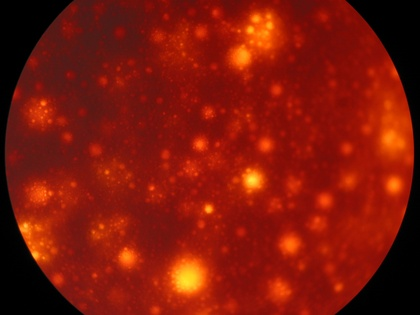
%> input picture sample/bags 008.jpg, 420 x 315 px, shrunk from 2272 x 1704 before the run, given in place of bags 026.jpg, which was not available
$ octave image_circle_detection_v1.2.m   (GNU Octave 9; MATLAB toolbox functions it lacks are replaced by stand-ins)
%> lines starting %> are read from the running program, lines starting %| are printed output that depends on the picture; in (x1, y1, x2, y2) boxes, pixels count from 0 and x2, y2 are one past the last pixel; in counts of white or black regions, pixels touching at a corner belong together; the program's own positions count from 1; pictures that were not available may be replaced by others from this repository, and a replacement may not be noted
### similar_center.m
%
% Author: Irodotos Karatsoris
%
% Function that eliminates multiple cirlces with common centers and keeps the ones with the largest
% radii
function [centers,radii,metric] = similar_center( centers1,radii1,metric1,centers2,radii2,metric2 )

nrows=size(centers1,1);
nrows2=size(centers2,1);

if (nrows>0 && nrows2>0)
    for i=1:nrows
        x0=centers1(i,1);
        y0=centers1(i,2);
        r=radii1(i);
        j=nrows2;
        while 1

            if j==0 || j>nrows2
                break
            end

            x=centers2(j,1);
            y=centers2(j,2);

            if ((x-x0)^2 + (y-y0)^2 < r^2)
                centers2(j,:)=[];
                radii2(j,:)=[];
                metric2(j,:)=[];
                nrows2=nrows2-1;
            end
            j=j-1;
        end
    end

    centers=cat(1,centers1,centers2);
    radii=cat(1,radii1,radii2);
    metric=cat(1,metric1,metric2);

elseif size(radii1,1)==0
    centers=centers2;
    radii=radii2;
    metric=metric2;
elseif size(radii2,1)==0
    centers=centers1;
    radii=radii1;
    metric=metric1;
elseif radii1(1,1)<radii2(1,1)
    centers=cat(1,centers1,centers2);
    radii=cat(1,radii1,radii2);
    metric=cat(1,metric1,metric2);
else
    centers=cat(1,centers2,centers1);
    radii=cat(1,radii2,radii1);
    metric=cat(1,metric2,metric1);
end

### image_circle_detection_v1.2.m
%
% Author: Irodotos Karatsoris
%

clc;
clear all;
close all;

tic
% import image
I=imread('bags 026.jpg');
%> I is the input picture: size 315x420x3 uint8; mean R, G, B 128.7, 22.9, 8.6

% figure, imshow(I), title('Original Image');

R=I(:,:,1);
G=I(:,:,2);
B=I(:,:,3);

R=imsharpen(R,'Radius',3,'Amount',2,'Threshold',1);
G=imsharpen(G,'Radius',3,'Amount',2,'Threshold',1);
B=imsharpen(B,'Radius',3,'Amount',2,'Threshold',1);

Radhist=adapthisteq(R);
Gadhist=adapthisteq(G);
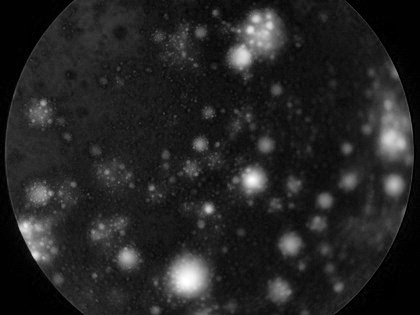
%> Gadhist: size 315x420 uint8; min 0, max 255, mean 36
Badhist=adapthisteq(B);
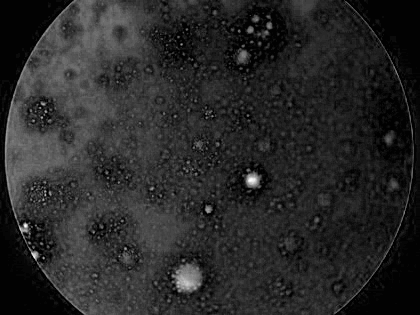
%> Badhist: size 315x420 uint8; min 0, max 255, mean 40.4

% figure,imshow(Radhist);
% figure,imshow(Gadhist);
% figure,imshow(Badhist);

%% Convert image to binary
Rbw=im2bw(Radhist,0.8);
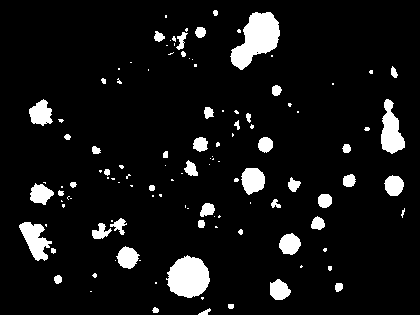
%> Rbw: size 315x420 logical; 7.8% white; 118 white regions (69 under 20 px), largest, box (x1, y1, x2, y2) and area: (230, 12, 280, 70) 1623, (166, 255, 210, 298) 1364, (381, 99, 405, 154) 791
Gbw=im2bw(Gadhist,0.8);
%> Gbw: size 315x420 logical; 0.5% white; 11 white regions (5 under 20 px), largest, box (x1, y1, x2, y2) and area: (177, 268, 198, 290) 381, (247, 175, 258, 186) 91, (239, 51, 247, 61) 61, (20, 223, 28, 232) 37, (387, 135, 393, 142) 33, (248, 27, 253, 33) 22
Bbw=im2bw(Badhist,0.8);
%> Bbw: size 315x420 logical; 0.04% white; 4 white regions (3 under 20 px), largest, box (x1, y1, x2, y2) and area: (248, 178, 256, 184) 31

% Salt&Pepper Noise Removal
RKmedian = medfilt2(Rbw,[14 14]);
%> RKmedian: size 315x420 logical; 5.3% white; 22 white regions (1 under 20 px), largest, box (x1, y1, x2, y2) and area: (231, 12, 279, 67) 1565, (167, 256, 209, 297) 1297, (381, 106, 404, 152) 695
GKmedian = medfilt2(Gbw,[14 14]);
%> GKmedian: size 315x420 logical; 0.24% white; 1 white region, box (x1, y1, x2, y2) and area: (177, 268, 197, 289) 313
BKmedian = medfilt2(Bbw,[14 14]);
%> BKmedian: size 315x420 logical; every value is 0

% figure,imshow(RKmedian);
% figure,imshow(GKmedian);
% figure,imshow(BKmedian);

%% Circle detection
% Radius 5-10 px

[centers1, radii1, metric1] = imfindcircles(R,[5 10],'ObjectPolarity','bright',...
    'Sensitivity',0.91);
%> centers1 = [37.96 163]; radii1 = 5; metric1 = 0

[centers2, radii2, metric2] = imfindcircles(G,[5 10],'ObjectPolarity','bright',...
    'Sensitivity',0.91);
%> centers2 = 25 rows, first 12: [188.1 279.9; 253.6 180.5; 242.1 57.44; 209.2 209.6; 266 146; 325.5 201; 394.7 185.8; 127.5 258; 200.2 145.2; 26.06 227.8; 290.4 245.6; 256.9 19.2]; radii2 = 25 values, max 10 at index 7, min 5.07 at index 21, mean 6.68; metric2 = 25 values, max 0.345 at index 1, min 0.0436 at index 25, mean 0.188

[centers3, radii3, metric3] = imfindcircles(B,[5 10],'ObjectPolarity','bright',...
    'Sensitivity',0.91);
%> centers3 = [253.3 181; 209.1 210.2; 243.2 56.88; 184.2 284.8; 260.2 29.98; 36.19 172.2]; radii3 = [5.75; 5.11; 6.49; 7.7; 9.15; 5]; metric3 = [0.252; 0.134; 0.124; 0.107; 0.0487; 0.000303]

[centers4, radii4, metric4] = imfindcircles(Radhist,[5 10],'ObjectPolarity','bright',...
    'Sensitivity',0.91);
%> centers4 = 94 rows, first 12: [394.5 186; 266.1 145.3; 325.4 201.4; 318.5 224; 290.7 244.3; 67.55 137.9; 241.1 232.9; 120.4 33.22; 70.95 75.62; 128.3 258; 216.7 13.61; 103.4 81.54]; radii4 = 94 values, max 9.83 at index 77, min 5 at index 90, mean 6.45; metric4 = 94 values, max 0.381 at index 1, min 0.0354 at index 94, mean 0.181

[centers5, radii5, metric5] = imfindcircles(Gadhist,[5 10],'ObjectPolarity','bright',...
    'Sensitivity',0.91);
%> centers5 = 41 rows, first 12: [241.7 57; 253.5 180.4; 277.2 90.5; 394.9 185.5; 209 209.3; 347.9 149.2; 339.5 287.8; 127.9 258.1; 290.7 244.8; 392.2 140.6; 266.7 145.5; 201.2 32.97]; radii5 = 41 values, max 9.83 at index 25, min 5 at index 41, mean 6.22; metric5 = 41 values, max 0.297 at index 1, min 0.0615 at index 41, mean 0.186

[centers6, radii6, metric6] = imfindcircles(Badhist,[5 10],'ObjectPolarity','bright',...
    'Sensitivity',0.91);
%> centers6 = [253 180.5; 209.3 209.8; 243.1 56.92; 390.7 139.3; 181.2 280.9; 36.58 175]; radii6 = [5.68; 5.11; 6.4; 5.51; 5.34; 5]; metric6 = [0.242; 0.137; 0.123; 0.106; 0.0871; 0.0154]

[fcenters, fradii, fmetric]=similar_center(centers1,radii1,metric1,centers2,radii2,metric2);
%> in similar_center, `nrows=size(centers1,1);`: nrows = 1
%> in similar_center, `nrows2=size(centers2,1);`: nrows2 = 25
%> the loop in similar_center, `for i=1:nrows` made 1 pass
%> (x0, y0, r) on pass 1: (37.96, 163, 5)
%> in similar_center, `centers=cat(1,centers1,centers2);`: centers = 26 rows, first 12: [37.96 163; 188.1 279.9; 253.6 180.5; 242.1 57.44; 209.2 209.6; 266 146; 325.5 201; 394.7 185.8; 127.5 258; 200.2 145.2; 26.06 227.8; 290.4 245.6]
%> in similar_center, `radii=cat(1,radii1,radii2);`: radii = 26 values, max 10 at index 8, min 5 at index 1, mean 6.62
%> in similar_center, `metric=cat(1,metric1,metric2);`: metric = 26 values, max 0.345 at index 2, min 0 at index 1, mean 0.181
%> fcenters has the same summary as centers in similar_center; fradii has the same summary as radii in similar_center; fmetric has the same summary as metric in similar_center
[fcenters, fradii, fmetric]=similar_center(fcenters,fradii,fmetric,centers3,radii3,metric3);
%> the loop in similar_center (call 2), `for i=1:nrows` made 26 passes
%> (x0, y0, r) on passes 1 to 12: (37.96, 163, 5), (188.1, 279.9, 8.17), (253.6, 180.5, 9.48), (242.1, 57.44, 8.22), (209.2, 209.6, 5.49), (266, 146, 6.16), (325.5, 201, 5.72), (394.7, 185.8, 10), (127.5, 258, 5.4), (200.2, 145.2, 5.92), (26.06, 227.8, 6.53), (290.4, 245.6, 5.37)
%> in similar_center (call 2), `centers=cat(1,centers1,centers2);`: centers = 27 rows, first 12: [37.96 163; 188.1 279.9; 253.6 180.5; 242.1 57.44; 209.2 209.6; 266 146; 325.5 201; 394.7 185.8; 127.5 258; 200.2 145.2; 26.06 227.8; 290.4 245.6]
%> fcenters has the same summary as centers in similar_center; fradii = 27 values, max 10 at index 8, min 5 at index 1, mean 6.56; fmetric = 27 values, max 0.345 at index 2, min 0 at index 1, mean 0.174
[fcenters, fradii, fmetric]=similar_center(fcenters,fradii,fmetric,centers4,radii4,metric4);
%> after the loop in similar_center (call 3), `for i=1:nrows`: centers2 = 74 rows, first 12: [67.55 137.9; 241.1 232.9; 120.4 33.22; 70.95 75.62; 216.7 13.61; 103.4 81.54; 82.32 112.9; 59.14 279.6; 34.24 63.51; 166.2 155.1; 333.3 84.47; 347.1 149.2]; metric2 = 74 values, max 0.278 at index 1, min 0.0354 at index 74, mean 0.172; nrows2 = 74; radii2 = 74 values, max 9.39 at index 72, min 5 at index 71, mean 6.14
%> in similar_center (call 3), `centers=cat(1,centers1,centers2);`: centers = 101 rows, first 12: [37.96 163; 188.1 279.9; 253.6 180.5; 242.1 57.44; 209.2 209.6; 266 146; 325.5 201; 394.7 185.8; 127.5 258; 200.2 145.2; 26.06 227.8; 290.4 245.6]
%> fcenters has the same summary as centers in similar_center; fradii = 101 values, max 10 at index 8, min 5 at index 1, mean 6.25; fmetric = 101 values, max 0.345 at index 2, min 0 at index 1, mean 0.172
[fcenters, fradii, fmetric]=similar_center(fcenters,fradii,fmetric,centers5,radii5,metric5);
%> in similar_center (call 4), `centers=cat(1,centers1,centers2);`: centers = 102 rows, first 12: [37.96 163; 188.1 279.9; 253.6 180.5; 242.1 57.44; 209.2 209.6; 266 146; 325.5 201; 394.7 185.8; 127.5 258; 200.2 145.2; 26.06 227.8; 290.4 245.6]
%> fcenters has the same summary as centers in similar_center; fradii = 102 values, max 10 at index 8, min 5 at index 1, mean 6.26; fmetric = 102 values, max 0.345 at index 2, min 0 at index 1, mean 0.172
[fcenters, fradii, fmetric]=similar_center(fcenters,fradii,fmetric,centers6,radii6,metric6);

figure01=figure();
imshow(Radhist), title('Radius: 5-10');
h = viscircles(fcenters, fradii,'EdgeColor','b');
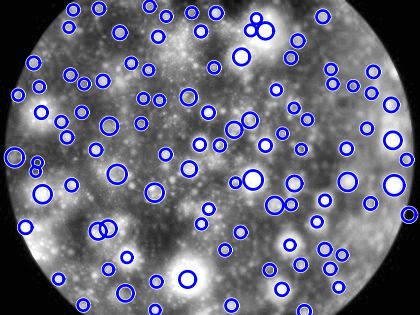
%> figure redrawn from the program's plot data; its title reads 'Radius: 5-10'
saveas(figure01, '01.bmp');

%% Radius: 10-20 px

[centers1, radii1, metric1] = imfindcircles(R,[10 20],'ObjectPolarity','bright',...
    'Sensitivity',0.91);

[centers2, radii2, metric2] = imfindcircles(G,[10 20],'ObjectPolarity','bright',...
    'Sensitivity',0.91);

[centers3, radii3, metric3] = imfindcircles(B,[10 20],'ObjectPolarity','bright',...
    'Sensitivity',0.91);

[centers4, radii4, metric4] = imfindcircles(Radhist,[10 20],'ObjectPolarity','bright',...
    'Sensitivity',0.91);

[centers5, radii5, metric5] = imfindcircles(Gadhist,[10 20],'ObjectPolarity','bright',...
    'Sensitivity',0.91);

[centers6, radii6, metric6] = imfindcircles(Badhist,[10 20],'ObjectPolarity','bright',...
    'Sensitivity',0.91);

[fcenters2, fradii2, fmetric2]=similar_center(centers1,radii1,metric1,centers2,radii2,metric2);
[fcenters2, fradii2, fmetric2]=similar_center(fcenters2,fradii2,fmetric2,centers3,radii3,metric3);
[fcenters2, fradii2, fmetric2]=similar_center(fcenters2,fradii2,fmetric2,centers4,radii4,metric4);
[fcenters2, fradii2, fmetric2]=similar_center(fcenters2,fradii2,fmetric2,centers5,radii5,metric5);
[fcenters2, fradii2, fmetric2]=similar_center(fcenters2,fradii2,fmetric2,centers6,radii6,metric6);

figure02=figure();
imshow(Radhist), title('Radius: 10-20');
h = viscircles(fcenters2, fradii2,'EdgeColor','b');
%> figure, not shown here; its title reads 'Radius: 10-20'
saveas(figure02, '02.bmp');

%% Radius 20-30 px

[centers1, radii1, metric1] = imfindcircles(R,[20 30],'ObjectPolarity','bright',...
    'Sensitivity',0.94);

[centers2, radii2, metric2] = imfindcircles(G,[20 30],'ObjectPolarity','bright',...
    'Sensitivity',0.94);

[centers3, radii3, metric3] = imfindcircles(B,[20 30],'ObjectPolarity','bright',...
    'Sensitivity',0.94);

[centers4, radii4, metric4] = imfindcircles(Radhist,[20 30],'ObjectPolarity','bright',...
    'Sensitivity',0.94);

[centers5, radii5, metric5] = imfindcircles(Gadhist,[20 30],'ObjectPolarity','bright',...
    'Sensitivity',0.94);

[centers6, radii6, metric6] = imfindcircles(Badhist,[20 30],'ObjectPolarity','bright',...
    'Sensitivity',0.94);

[fcenters3, fradii3, fmetric3]=similar_center(centers1,radii1,metric1,centers2,radii2,metric2);
[fcenters3, fradii3, fmetric3]=similar_center(fcenters3,fradii3,fmetric3,centers3,radii3,metric3);
[fcenters3, fradii3, fmetric3]=similar_center(fcenters3,fradii3,fmetric3,centers4,radii4,metric4);
[fcenters3, fradii3, fmetric3]=similar_center(fcenters3,fradii3,fmetric3,centers5,radii5,metric5);
[fcenters3, fradii3, fmetric3]=similar_center(fcenters3,fradii3,fmetric3,centers6,radii6,metric6);

figure03=figure();
imshow(Radhist), title('Radius: 20-30');
h = viscircles(fcenters3, fradii3,'EdgeColor','b');
%> figure, not shown here; its title reads 'Radius: 20-30'
saveas(figure03, '03.bmp');

%% Radius: 30-45 px

[centers7, radii7, metric7] = imfindcircles(RKmedian,[30 45],'ObjectPolarity','bright',...
    'Sensitivity',0.89);

[centers8, radii8, metric8] = imfindcircles(GKmedian,[30 45],'ObjectPolarity','bright',...
    'Sensitivity',0.89);

[centers9, radii9, metric9] = imfindcircles(BKmedian,[30 45],'ObjectPolarity','bright',...
    'Sensitivity',0.89);

[fcenters4, fradii4, fmetric4]=similar_center(centers7,radii7,metric7,centers8,radii8,metric8);
[fcenters4, fradii4, fmetric4]=similar_center(fcenters4,fradii4,fmetric4,centers9,radii9,metric9);

figure04=figure();
imshow(Radhist), title('Radius: 30-45');
h = viscircles(fcenters4, fradii4,'EdgeColor','b');
%> figure, not shown here; its title reads 'Radius: 30-45'
saveas(figure04, '04.bmp');

%% Radius 45-60 px

[centers7, radii7, metric7] = imfindcircles(RKmedian,[45 60],'ObjectPolarity','bright',...
    'Sensitivity',0.93);

[centers8, radii8, metric8] = imfindcircles(GKmedian,[45 60],'ObjectPolarity','bright',...
    'Sensitivity',0.93);

[centers9, radii9, metric9] = imfindcircles(BKmedian,[45 60],'ObjectPolarity','bright',...
    'Sensitivity',0.93);

[fcenters5, fradii5, fmetric5]=similar_center(centers7,radii7,metric7,centers8,radii8,metric8);
[fcenters5, fradii5, fmetric5]=similar_center(fcenters5,fradii5,fmetric5,centers9,radii9,metric9);

figure05=figure();
imshow(Radhist), title('Radius: 45-60');
h = viscircles(fcenters5, fradii5,'EdgeColor','b');
%> figure, not shown here; its title reads 'Radius: 45-60'
saveas(figure05, '05.bmp');

%% Radius 60-80 px

[centers7, radii7, metric7] = imfindcircles(RKmedian,[60 80],'ObjectPolarity','bright',...
    'Sensitivity',0.94);

[centers8, radii8, metric8] = imfindcircles(GKmedian,[60 80],'ObjectPolarity','bright',...
    'Sensitivity',0.94);

[centers9, radii9, metric9] = imfindcircles(BKmedian,[60 80],'ObjectPolarity','bright',...
    'Sensitivity',0.94);

[fcenters6, fradii6, fmetric6]=similar_center(centers7,radii7,metric7,centers8,radii8,metric8);
[fcenters6, fradii6, fmetric6]=similar_center(fcenters6,fradii6,fmetric6,centers9,radii9,metric9);

figure06=figure();
imshow(Radhist), title('Radius: 60-80');
h = viscircles(fcenters6, fradii6,'EdgeColor','b');
%> figure, not shown here; its title reads 'Radius: 60-80'
saveas(figure06, '06.bmp');

%% Radius: 80-120 px
[centers7, radii7, metric7] = imfindcircles(RKmedian,[80 120],'ObjectPolarity','bright',...
    'Sensitivity',0.96);

[centers8, radii8, metric8] = imfindcircles(GKmedian,[80 120],'ObjectPolarity','bright',...
    'Sensitivity',0.96);

[centers9, radii9, metric9] = imfindcircles(BKmedian,[80 120],'ObjectPolarity','bright',...
    'Sensitivity',0.96);

[fcenters7, fradii7, fmetric7]=similar_center(centers7,radii7,metric7,centers8,radii8,metric8);
[fcenters7, fradii7, fmetric7]=similar_center(fcenters7,fradii7,fmetric7,centers9,radii9,metric9);

figure07=figure();
imshow(Radhist), title('Radius: 80-120');
h = viscircles(fcenters7, fradii7,'EdgeColor','b');
%> figure, not shown here; its title reads 'Radius: 80-120'
saveas(figure07, '07.bmp');

%% Radius: 120-180 px

[centers7, radii7, metric7] = imfindcircles(RKmedian,[120 180],'ObjectPolarity','bright',...
    'Sensitivity',0.97);

[centers8, radii8, metric8] = imfindcircles(GKmedian,[120 180],'ObjectPolarity','bright',...
    'Sensitivity',0.97);

[centers9, radii9, metric9] = imfindcircles(BKmedian,[120 180],'ObjectPolarity','bright',...
    'Sensitivity',0.98);

[fcenters8, fradii8, fmetric8]=similar_center(centers7,radii7,metric7,centers8,radii8,metric8);
[fcenters8, fradii8, fmetric8]=similar_center(fcenters8,fradii8,fmetric8,centers9,radii9,metric9);

figure08=figure();
imshow(Radhist), title('Radius: 120-180');
% d = imdistline;
h = viscircles(fcenters8, fradii8,'EdgeColor','b');
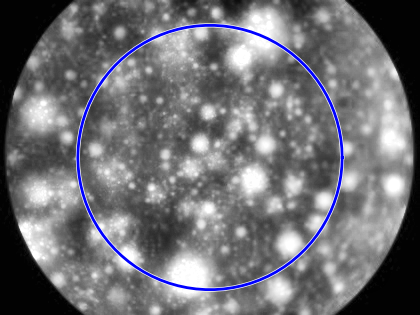
%> figure redrawn from the program's plot data; its title reads 'Radius: 120-180'
saveas(figure08, '08.bmp');

%% exclude circles that have similar centers
[fcenters1, fradii1, fmetric1]=similar_center(fcenters2,fradii2,fmetric2,fcenters,fradii,fmetric);
figure09=figure();
imshow(Radhist), title('Radius: 5-20');
h = viscircles(fcenters1, fradii1,'EdgeColor','b');
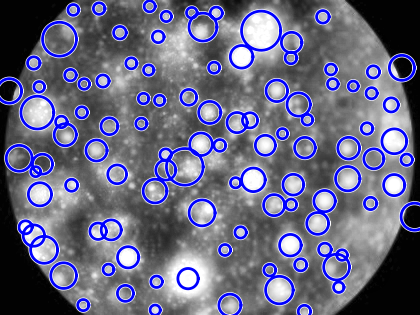
%> figure redrawn from the program's plot data; its title reads 'Radius: 5-20'
saveas(figure09,'09.bmp');

%% unify all the extracted data
all_centers = cat(1, fcenters1,fcenters3,fcenters4,fcenters5,fcenters6,fcenters7,fcenters8);
all_radii = cat(1,fradii1,fradii3,fradii4,fradii5,fradii6,fradii7,fradii8);
all_metric = cat(1,fmetric1,fmetric3,fmetric4,fmetric5,fmetric6,fmetric7,fmetric8);

%% View histogram figure of all the detected circles based on radius
figure, histogram(all_radii,40), xlabel('Radius');
%> after `xlabel('Radius')`:
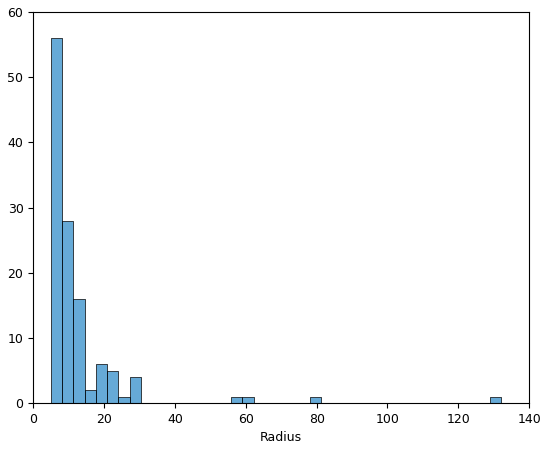
%> figure redrawn from the program's plot data; tallest bar 56 high, from x = 5 to 8.18

toc
